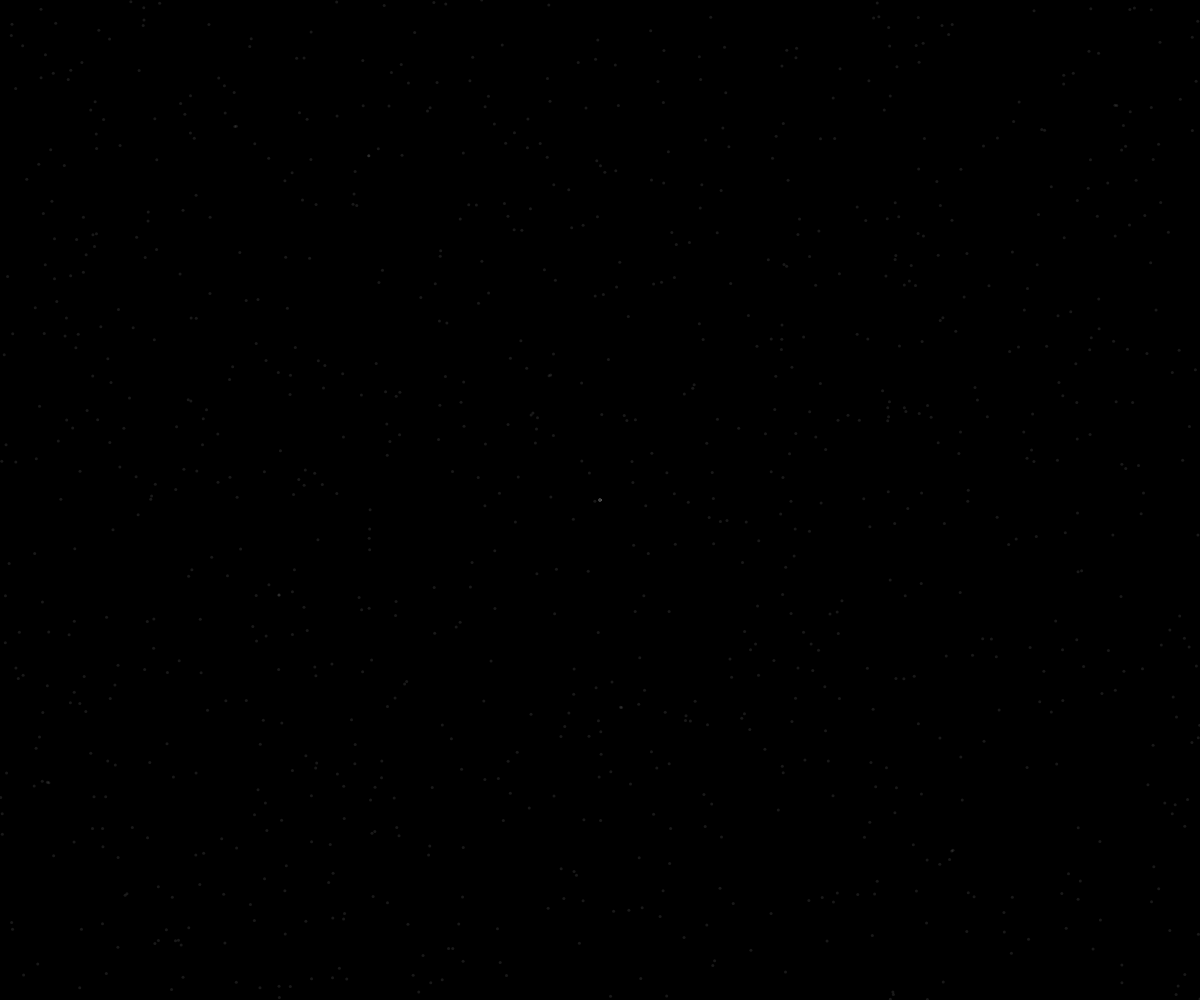
Frame 1 (no input)
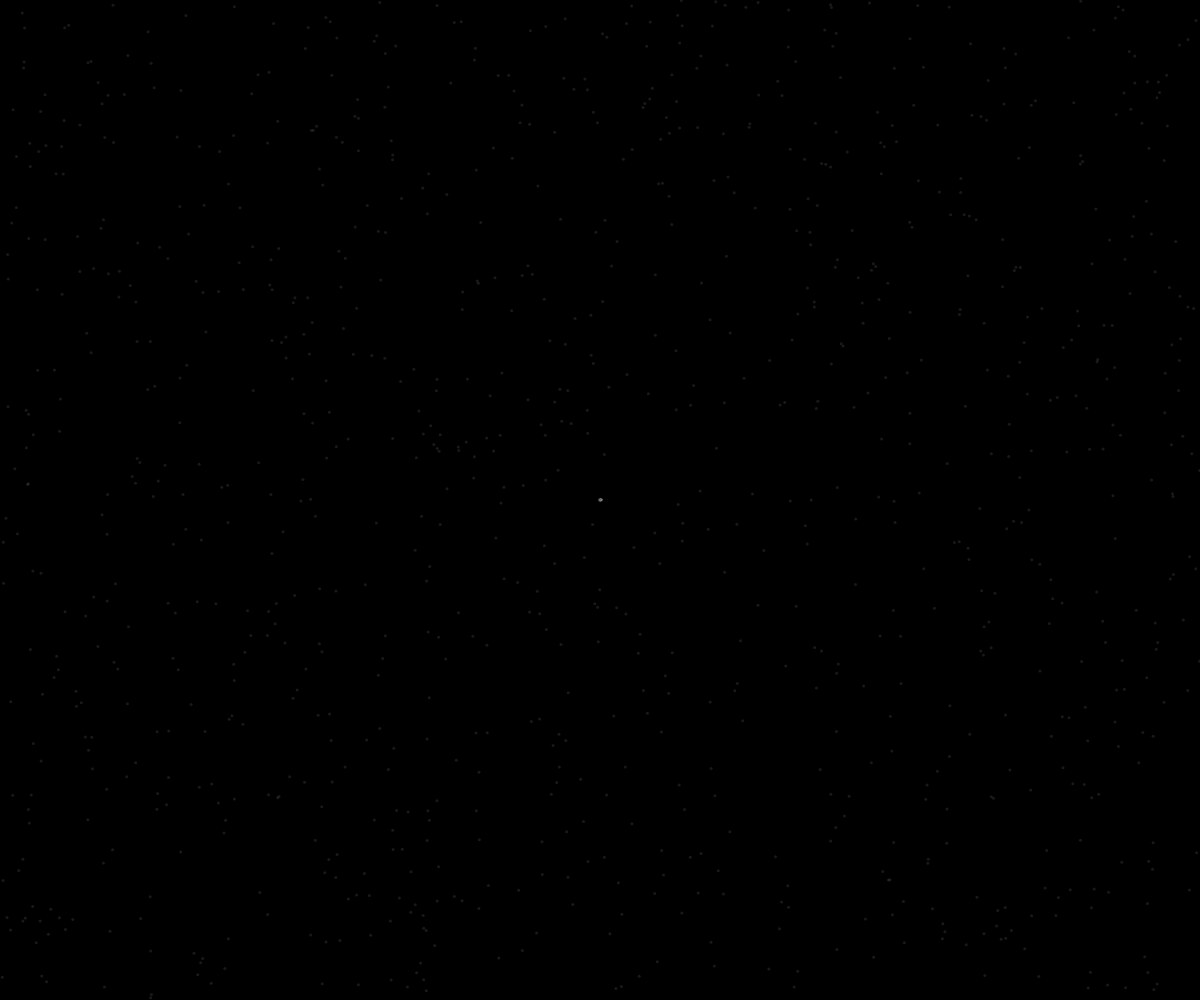
Frame 60 (no input)
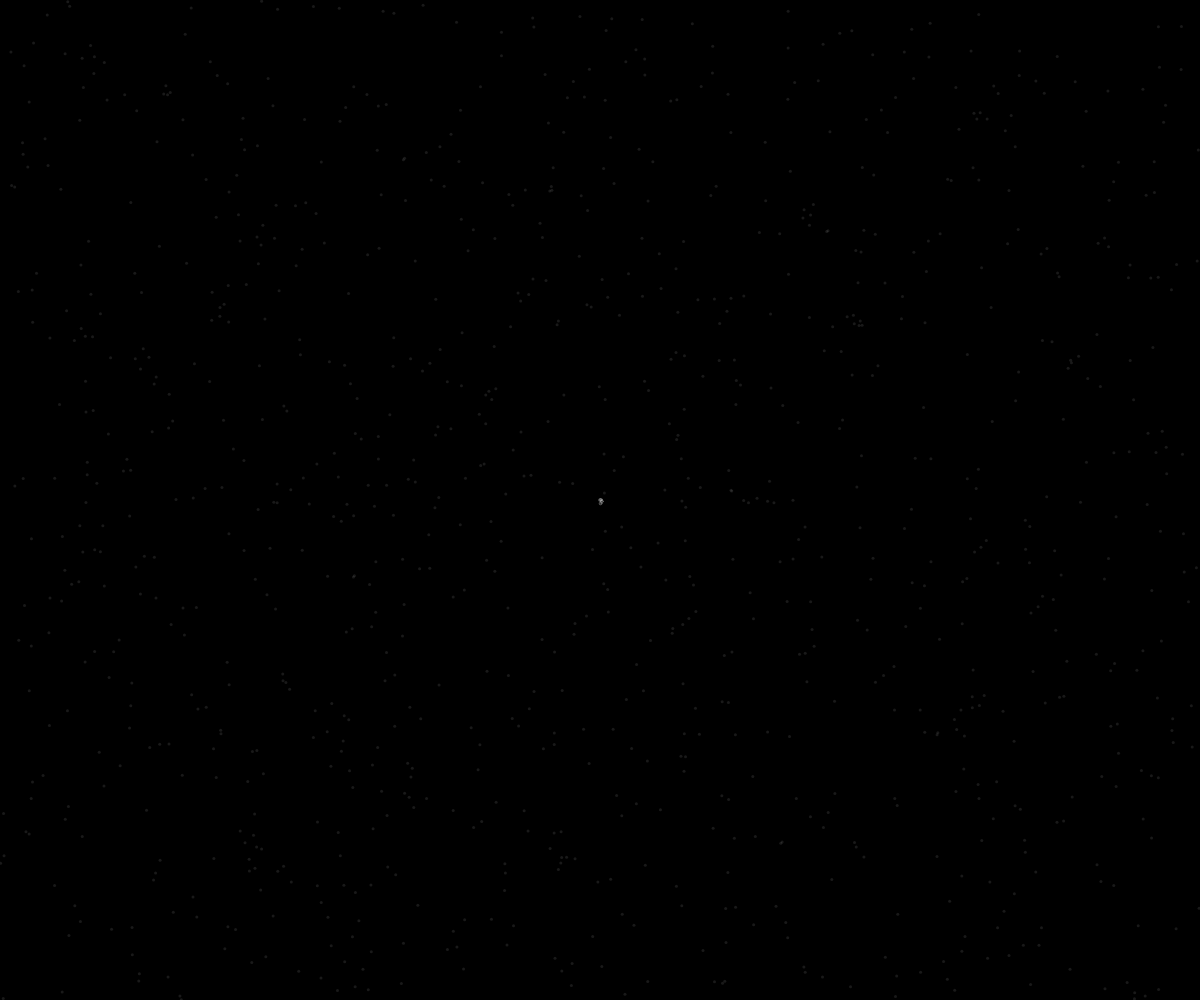
Frame 120 (the mouse pressed at the canvas centre since frame 60)

The p5.js sketch that drew these frames (run headless with seeded random() and noise() and a simulated clock; from frame 60 on, the mouse is pressed at the canvas centre):

// p5.js sketch
// ── sketch.js
let body = [];
let grain;
let r = 1.5;

function setup() {
    createCanvas(windowWidth, windowHeight);
    body[0] = createVector(width / 2, height / 2);
}

function draw() {
    background(0);
    noStroke();


    for (let a = 0; a < 1000; a++) {
        // let dice = floor(random(4));
        // let dice = 0;
        // if (dice === 0) {
            // grain = createVector(random(width), 0);
        // } else if (dice === 1) {
            // grain = createVector(random(width), height);
        // }
        // grain.add(p5.Vector.random2D().mult(200))
        grain = createVector(random(width), random(height));
        fill(128, 50);
        circle(grain.x, grain.y, r * 2);
        for (let i = 0; i < body.length; i++) {
            let distance = p5.Vector.dist(grain, body[i]);
            if (distance < r * 2) {
                body.push(grain);
                break;
            } else {

            }
        }
    }

    for (g of body) {
        if (dist(g.x, g.y, width / 2, height / 2) > 150) {
            noLoop();
        }
        fill(255, 50);
        stroke(255, 50);
        circle(g.x, g.y, r * 2);
    }

}
